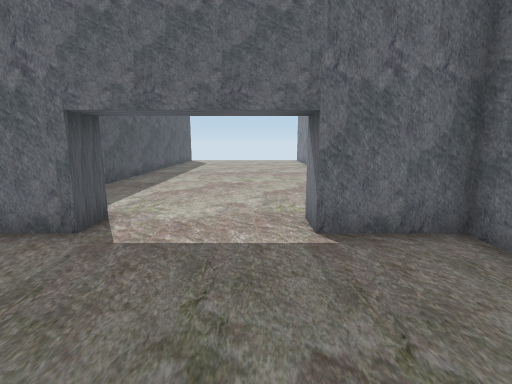
view 1 (above)

12 first-person views from a walk through a 3-D level made in the Unity game engine. The camera is 1.5 m above the floor, tilts 10° down and sees 85° across. The floor is counted in squares, 1 m on a side. Each view is taken from the middle of a square. On the plan, view 1 faces up. The plan holds only what a view shows up to about 14 squares ahead; the rest is blank. The place goes on beyond the plan. The player character is not drawn. Door leaves are left out, so doorways stand open.

view 2
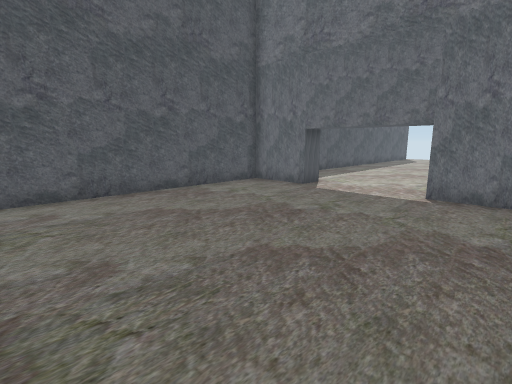

view 3
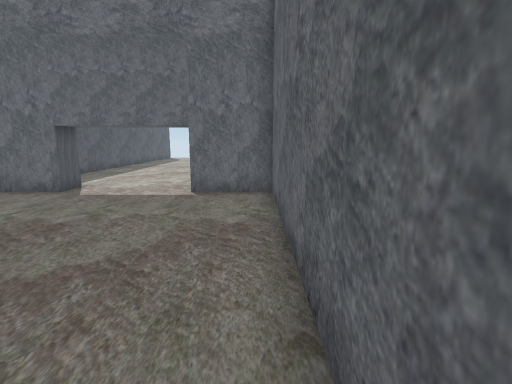

view 4
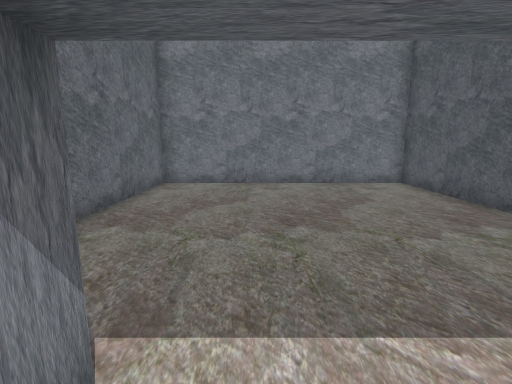

view 5
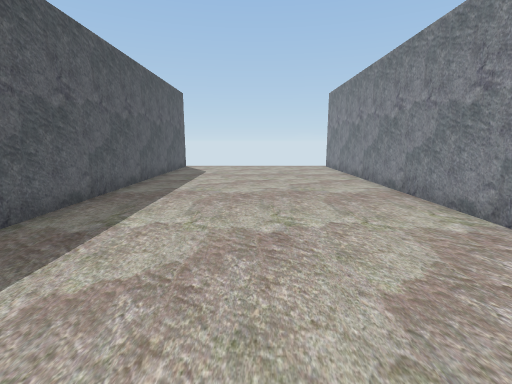

view 6
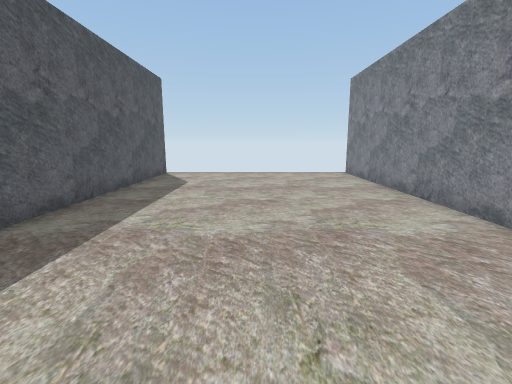

view 7
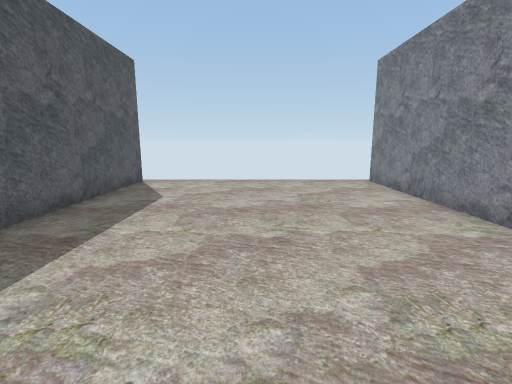

view 8
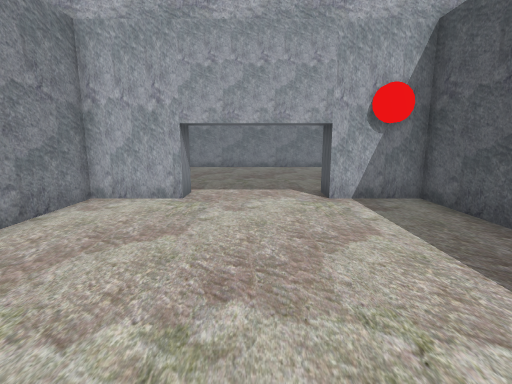

view 9
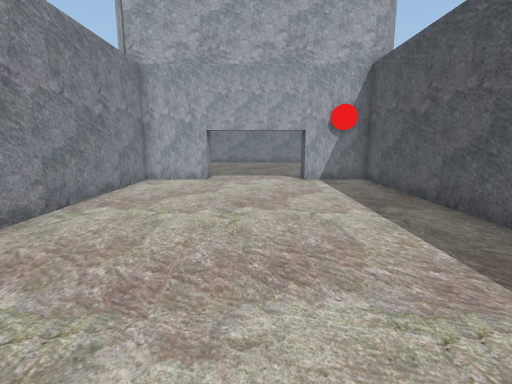

view 10
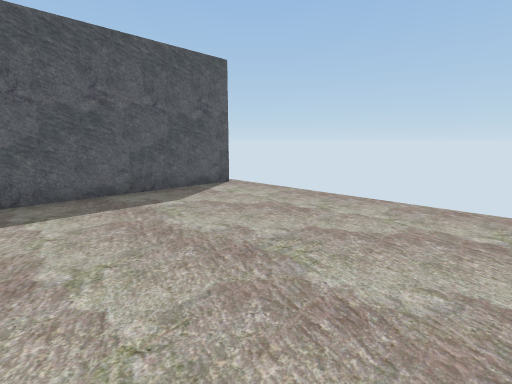

view 11
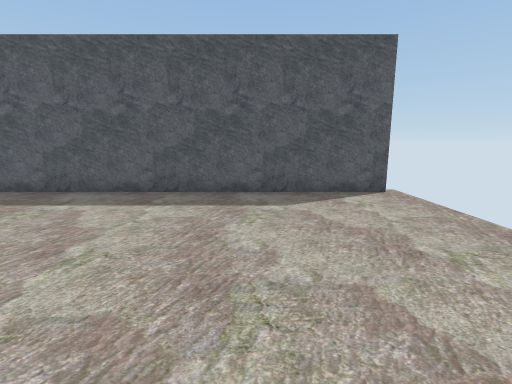

view 12
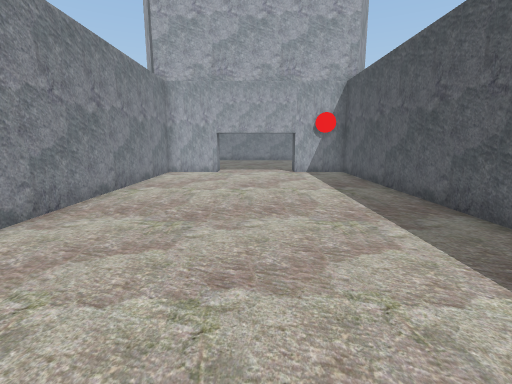

### Floor plan
Points are (right, up) in squares from view 1. A wall is a line through its corners. A room is listed if a view was taken in it or the views show most of it. See-through windows are left out.
Room 1 (views 1, 2, 3)
walls: (-3, 4.5) (-5.5, 4.5) (-5.5, -4.5) (3.5, -4.5) (3.5, 4.5) (1, 4.5)
ways out: open door at (-1, 5) to room 2
Room 2 (views 4, 5, 6, 7, 8, 9, 10, 11, 12)
walls: (1, 5.5) (3.5, 5.5) (3.5, 24); (-5.5, 24.1) (-5.5, 5.5) (-3, 5.5)
ways out: open door at (-1, 5) to room 1; gap at (-6, 24); gap at (4, 24)

Positions as (right, up) in squares from view 1, and headings:
1: (0, 0), facing up
2: (3, -4), facing up-left
3: (3, -4), facing up
4: (0, 6), facing down
5: (-1, 6), facing up
6: (-1, 10), facing up
7: (-1, 13), facing up
8: (-1, 13), facing down
9: (-1, 17), facing down
10: (3, 17), facing up-left
11: (3, 20), facing left
12: (-1, 20), facing down
